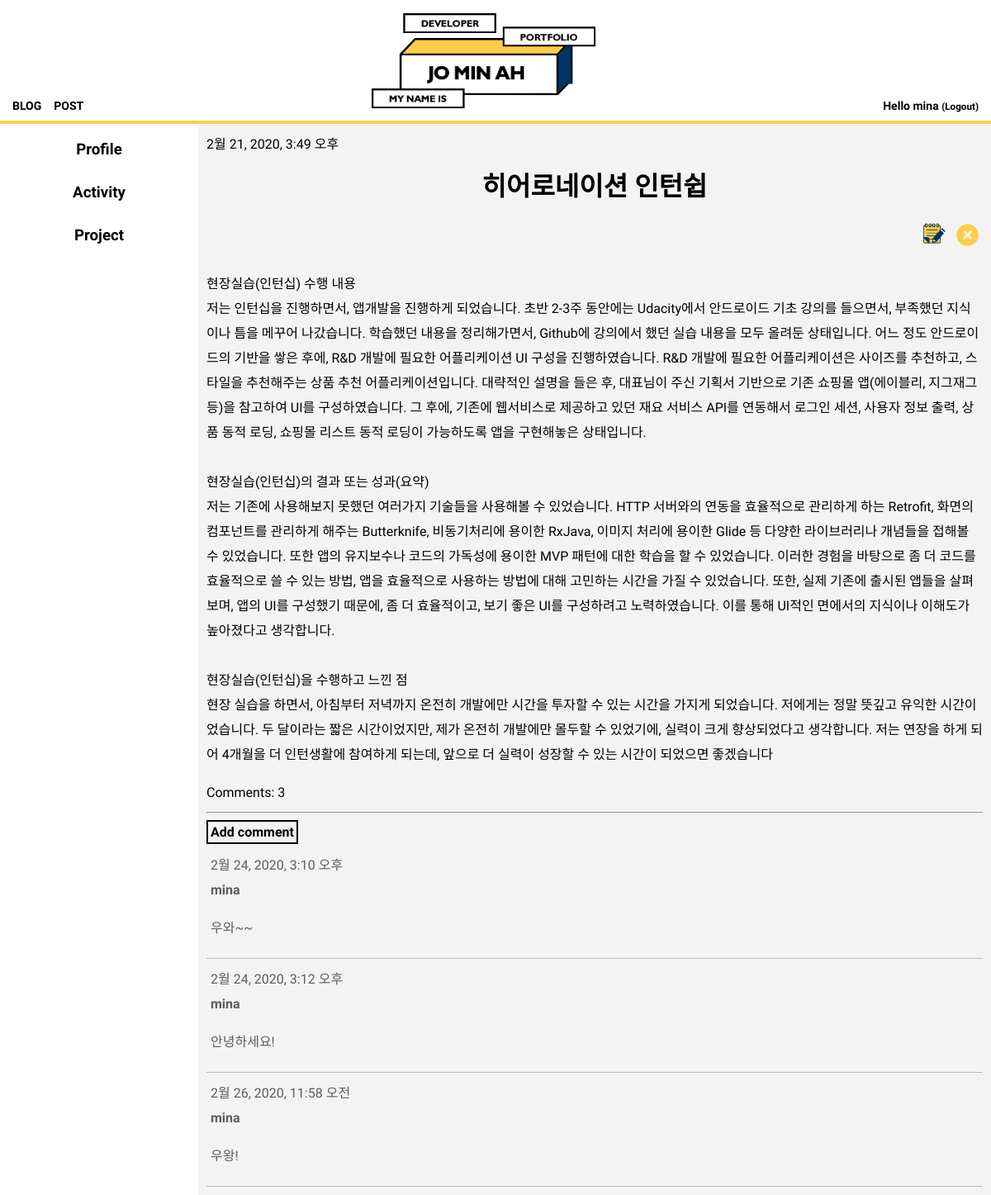
The page /post/1/ (signed in) on the database as committed earlier.
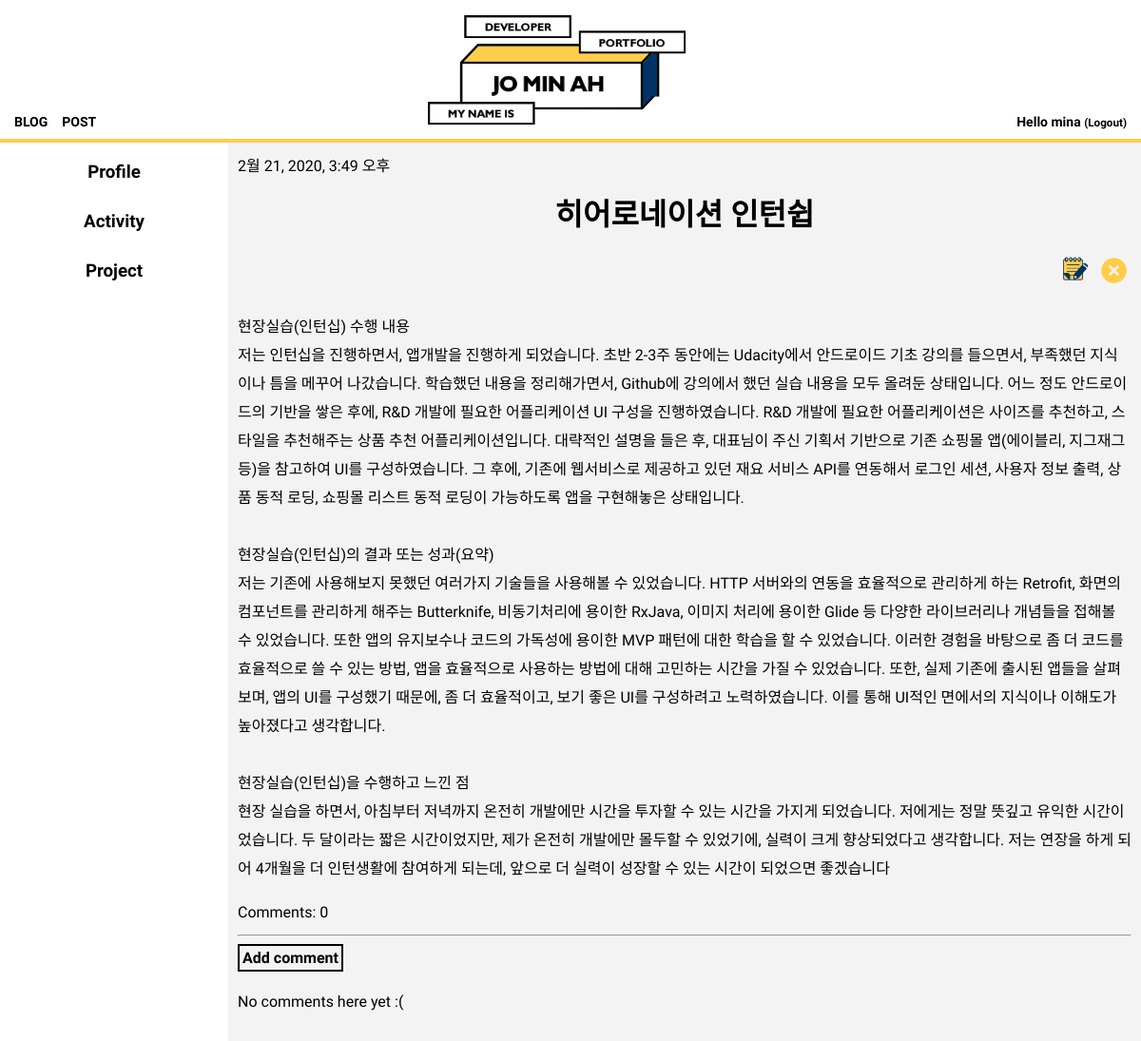
The same page on the database as committed later.
### blog/models.py (models this page shows, shortened)
class Post(models.Model):
    author = models.ForeignKey(settings.AUTH_USER_MODEL, on_delete=models.CASCADE)
    menu=models.ForeignKey('blog.Menu',on_delete=models.CASCADE,related_name='posts')
    parent_title_choices=(('Profile','Profile'),('Activity','Activity'),('Project','Project'))
    parent_title=models.CharField(max_length=30,choices=parent_title_choices,default='Profile')
    index_title_choices=(('Profile',(('Skill','Skill'),)),('Activity',(('UCI Undergraduate Researcher','UCI Undergraduate Researcher'),('Coding HelpDesk','Coding HelpDesk'),('Heronation InternShip','Heronation InternShip'))),('Project',(('Face Recogntion','Face Recognition'),('Mu:Ping App','Mu:Ping App'),('Ang-Bob App','Ang-Bob App'),('Flex-Bison Interpreter','Flex-Bison Interpreter'),('Z-shop App','Z-shop App'),)))
    index_title=models.CharField(max_length=30,choices=index_title_choices,default='Skill')
    title = models.CharField(max_length=200)
    period=models.CharField(max_length=50)
    text = models.TextField()
    created_date = models.DateTimeField(
            default=timezone.now)
    published_date = models.DateTimeField(
            blank=True, null=True)
    def approved_comments(self):
        return self.comments.filter(approved_comment=True)

class Comment(models.Model):
    post=models.ForeignKey('blog.Post',on_delete=models.CASCADE,related_name='comments') # related_name은 post 모델에서 댓글에 접근할 수 있게 함. ex> post.comments.all()
    author=models.CharField(max_length=200)
    text=models.TextField()
    created_date=models.DateTimeField(default=timezone.now)
    approved_comment=models.BooleanField(default=False)
    orderno=models.IntegerField(default=0)
    depth=models.IntegerField(default=0) #일반 댓글 1 대댓글 2

### blog/views.py (the view)
# urls.py: path('post/<int:pk>/', views.post_detail, name='post_detail'),
def post_detail(request, pk):
    post = get_object_or_404(Post, pk=pk)
    profile=Menu.objects.filter(parent_title__contains="Profile")
    activity=Menu.objects.filter(parent_title__contains="Activity")
    project=Menu.objects.filter(parent_title__contains="Project")
    return render(request, 'blog/post_detail.html', {'post': post,'profile':profile,"activity":activity,"project":project})

### blog/template/blog/post_detail.html (shortened to what this page needs)
{% extends 'blog/base.html' %}
{% load static %}
{% block content %}
<div class="post">
  {% if post.published_date %}
  <div class="date">
    {{ post.published_date }}
  </div>
  {% endif %}
  <h1>{{ post.title }}</h1>
  {% if user.is_authenticated %}
  <div align="right">
    <a class="btn btn-default" href="{% url 'post_edit' pk=post.pk %}"><img src="{% static 'img/edit_1.png' %}" style="width:40px;"></a>
    <a class="btn btn-default" href="{% url 'post_remove' pk=post.pk %}"><img src="{% static 'img/delete.png' %}" style="width:37px;"></a>
  </div>
  {% endif %}
  <p>{{ post.text|linebreaksbr }}</p>
  <a href="{% url 'post_detail' pk=post.pk %}" style=" font-family: 'Tomorrow', sans-serif;">Comments: {{ post.approved_comments.count }}</a>
</div>
<hr>
<a class='btn btn-default' href="{% url 'add_comment_to_post' pk=post.pk %}" style=" font-family: 'Tomorrow', sans-serif; border:2px solid black; padding:3px; font-weight:bold;">Add comment</a>
{% for comment in post.comments.all %}
{% if user.is_authenticated or comment.approved_comment %}
<div class="comment" style="font-family: 'Tomorrow', sans-serif; border-bottom:1px solid #bcbcbc; margin-top:5px; padding:5px; color:#5d5d5d;">
  <div class="date">
    {{ comment.created_date }}
  </div>
  <strong>{{ comment.author }}</strong>
  <div>{{ comment.text|linebreaks }}</div>
</div>
{% endif %}
{% empty %}
<p style=" font-family: 'Tomorrow', sans-serif;">No comments here yet :(</p>
{% endfor %}
{% endblock %}

Rows that differ between the two databases and show on the page:
removed Comment: created_date "2월 24, 2020, 3:10 오후", author "mina", text "우와~~"
removed Comment: created_date "2월 24, 2020, 3:12 오후", author "mina", text "안녕하세요!"
removed Comment: created_date "2월 26, 2020, 11:58 오전", author "mina", text "우왕!"
computed for Post "히어로네이션 인턴쉽": approved_comments.count "3" → "0"
Other text that changed with them:
text now shown: "No comments here yet :("
